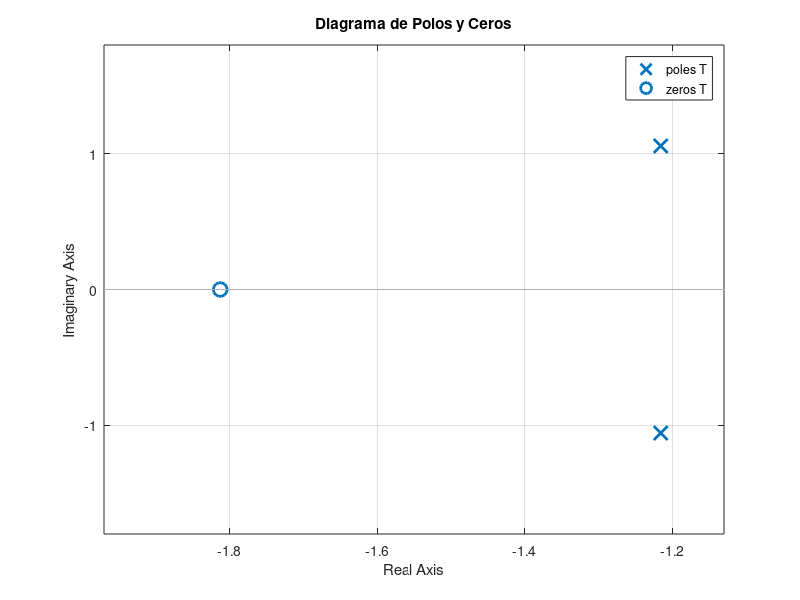
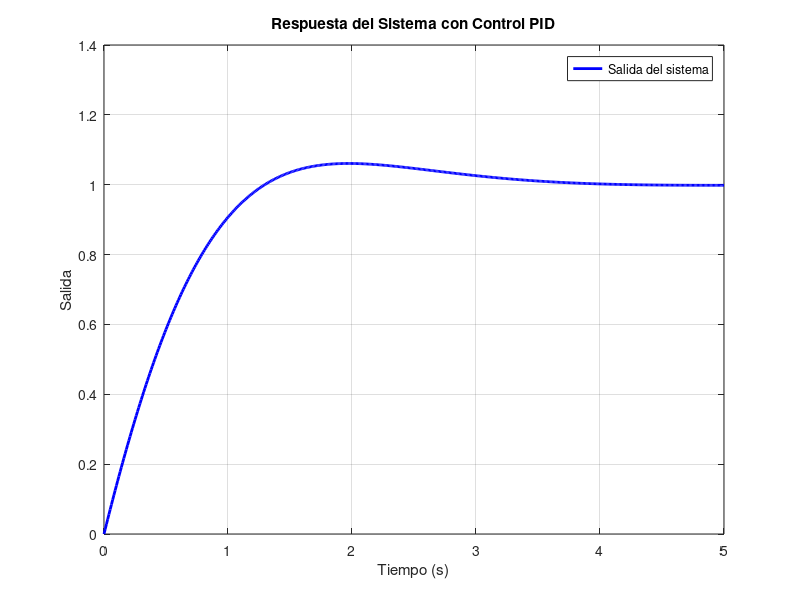
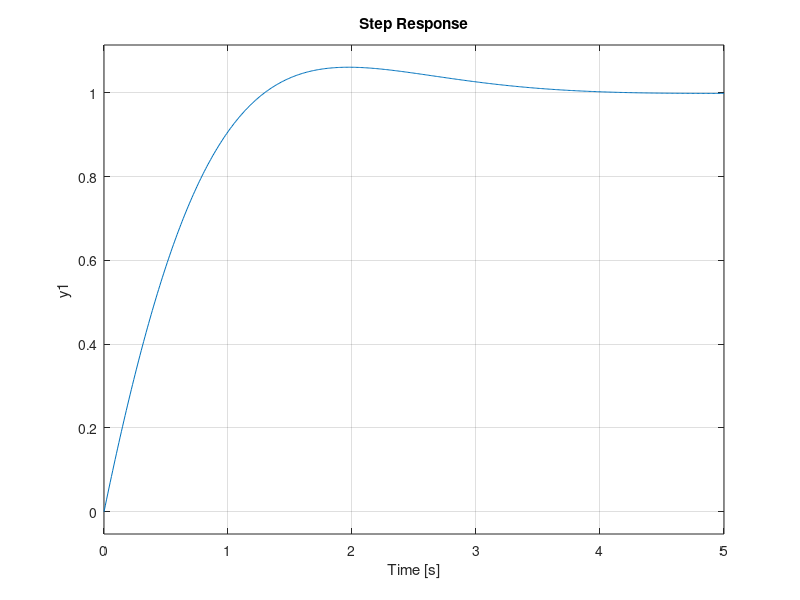

The MATLAB script that drew these images, in order:
clc; clear; close all;

% Definir la función de transferencia del sistema
s = tf('s');
G = 1 / (s + 1);

% Parámetros del PID
Kp = 1.4316;
Ki = 2.5948;
Kd = 0;

% Controlador PID
C = Kp + Ki/s + Kd*s;

% Sistema en lazo cerrado
T = feedback(C * G, 1);

% Polos del sistema en lazo cerrado
poles = pole(T);

% Mostrar los polos
disp('Polos del sistema en lazo cerrado:');
disp(poles);

% Graficar polos en el plano complejo
figure;
pzmap(T);
grid on;
title('Diagrama de Polos y Ceros');

% Simulación de la respuesta al escalón
t = 0:0.01:5;  % Tiempo de simulación
[y, t] = step(T, t);

% Gráfica de la respuesta del sistema
figure;
plot(t, y, 'b', 'LineWidth', 2);
grid on;
xlabel('Tiempo (s)');
ylabel('Salida');
title('Respuesta del Sistema con Control PID');
legend('Salida del sistema');

figure;
step(T, t);
